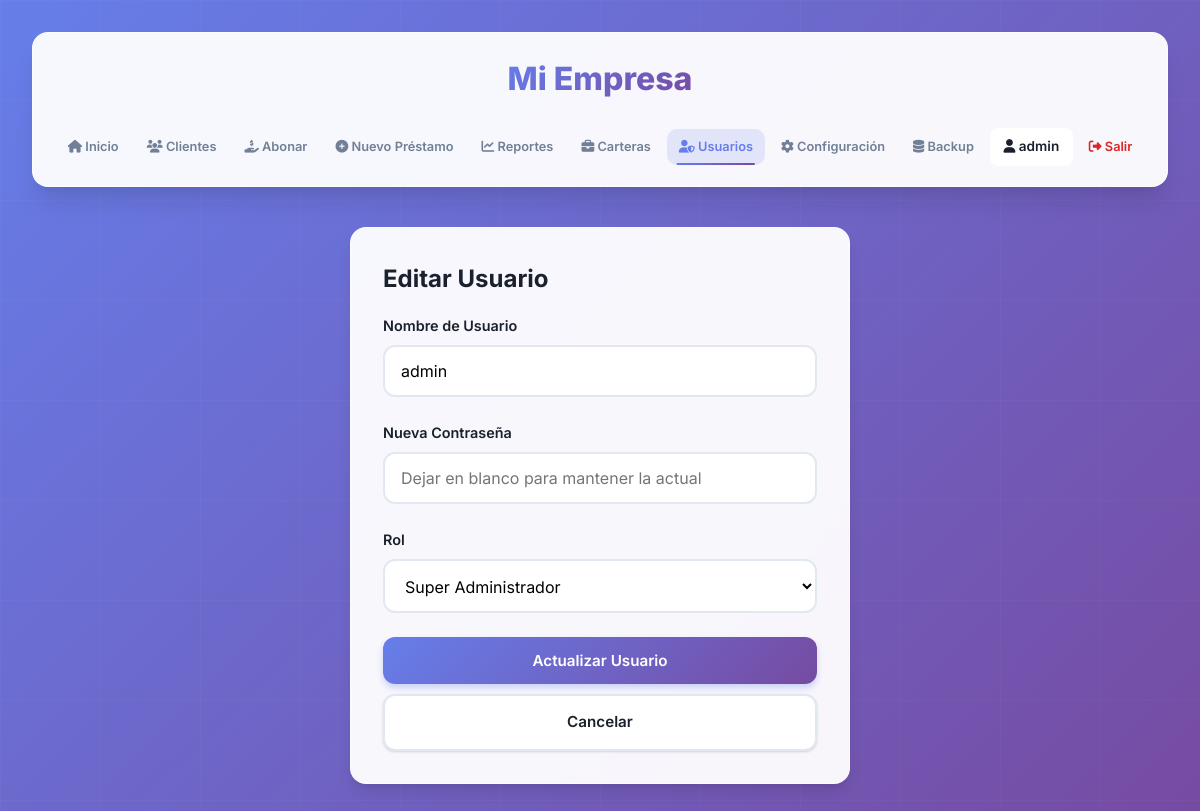
Page /edit_user.php?id=1 (signed in) on the committed database.
### tables this page shows
CREATE TABLE IF NOT EXISTS settings (
    id INT PRIMARY KEY DEFAULT 1,
    company_name VARCHAR(255) DEFAULT 'Mi Empresa',
    currency_symbol VARCHAR(10) DEFAULT '$',
    logo_path VARCHAR(255),
    interest_rate DECIMAL(5, 2) DEFAULT 15.00,
    company_address TEXT,
    company_phone VARCHAR(50),
    receipt_footer TEXT,
    updated_at TIMESTAMP DEFAULT CURRENT_TIMESTAMP ON UPDATE CURRENT_TIMESTAMP
);

CREATE TABLE IF NOT EXISTS users (
    id INT AUTO_INCREMENT PRIMARY KEY,
    username VARCHAR(50) UNIQUE NOT NULL,
    password VARCHAR(255) NOT NULL,
    role ENUM('admin', 'superadmin', 'cobrador') DEFAULT 'admin',
    portfolio_id INT NULL,
    created_at TIMESTAMP DEFAULT CURRENT_TIMESTAMP,
    FOREIGN KEY (portfolio_id) REFERENCES portfolios(id) ON DELETE SET NULL
);

### edit_user.php (the view, shortened to what this page needs)
<?php
require 'db.php';
$stmt_settings = $pdo->query("SELECT * FROM settings WHERE id = 1");
$settings = $stmt_settings->fetch();
$company_name = $settings['company_name'] ?? 'Sistema de Préstamos';
$id = $_GET['id'] ?? 0;
$stmt = $pdo->prepare("SELECT * FROM users WHERE id = ?");
$stmt->execute([$id]);
$user = $stmt->fetch();
?>
<!DOCTYPE html>
<html lang="es">
<head>
    <link rel="stylesheet" href="style.css?v=3.0">
    <link rel="stylesheet" href="mobile.css?v=1.0">
    <link rel="stylesheet" href="https://cdnjs.cloudflare.com/ajax/libs/font-awesome/6.4.0/css/all.min.css">
</head>
<body>
    <div class="container">
        <header style="flex-direction: column; gap: 1.5rem;">
            <div style="display: flex; flex-direction: column; align-items: center; gap: 0.5rem;">
                <h1 style="margin: 0; font-size: 2rem;"><?= htmlspecialchars($company_name) ?></h1>
            </div>
            <nav style="justify-content: center;">
                <a href="index.php"><i class="fas fa-home"></i> Inicio</a>
                <a href="clients.php"><i class="fas fa-users"></i> Clientes</a>
                <a href="active_loans.php"><i class="fas fa-hand-holding-usd"></i> Abonar</a>
                <a href="create_loan.php"><i class="fas fa-plus-circle"></i> Nuevo Préstamo</a>
                <a href="reports.php"><i class="fas fa-chart-line"></i> Reportes</a>
                <a href="portfolios.php"><i class="fas fa-briefcase"></i> Carteras</a>
                <?php if (isset($_SESSION['role']) && $_SESSION['role'] === 'superadmin'): ?>
                    <a href="users.php" class="active"><i class="fas fa-user-shield"></i> Usuarios</a>
                <?php endif; ?>
                <a href="settings.php"><i class="fas fa-cog"></i> Configuración</a>
                <?php if (isset($_SESSION['role']) && $_SESSION['role'] === 'superadmin'): ?>
                    <a href="backup.php"><i class="fas fa-database"></i> Backup</a>
                <?php endif; ?>
                <span
                    style="color: #1a202c; font-weight: 600; font-size: 0.85rem; padding: 0.5rem 0.85rem; background: #fff; border-radius: 8px;">
                    <i class="fas fa-user"></i> <?= htmlspecialchars($_SESSION['username']) ?>
                </span>
                <a href="logout.php" style="color: #dc2626;"><i class="fas fa-sign-out-alt"></i> Salir</a>
            </nav>
        </header>
        <div class="card" style="max-width: 500px; margin: 0 auto;">
            <h2>Editar Usuario</h2>
            <form action="update_user.php" method="POST" style="margin-top: 1rem;">
                <div class="form-group">
                    <label>Nombre de Usuario</label>
                    <input type="text" name="username" value="<?= htmlspecialchars($user['username']) ?>" required>
                </div>
                <div class="form-group">
                    <label>Nueva Contraseña</label>
                    <input type="password" name="password" placeholder="Dejar en blanco para mantener la actual">
                </div>
                <div class="form-group">
                    <label>Rol</label>
                    <select name="role" id="role" required onchange="togglePortfolio()">
                        <option value="superadmin" <?= $user['role'] === 'superadmin' ? 'selected' : '' ?>>Super
                            Administrador</option>
                    </select>
                </div>
                <button type="submit" class="btn" style="width: 100%;">Actualizar Usuario</button>
                <a href="users.php" class="btn btn-secondary"
                    style="display: block; text-align: center; margin-top: 10px;">Cancelar</a>
            </form>
        </div>
    </div>
</body>
</html>

### style.css (style rules this page uses)
:root { --primary: linear-gradient(135deg, #667eea 0%, #764ba2 100%); --primary-solid: #667eea; --primary-dark: #5568d3; --secondary: #f093fb; --bg: #f0f4f8; --surface: #ffffff; --text: #1a202c; --text-light: #718096; --border: #e2e8f0; --success: #48bb78; --success-light: #c6f6d5; --danger: #f56565; --warning: #ed8936; --info: #4299e1; --radius: 16px; --shadow-sm: 0 1px 3px 0 rgba(0, 0, 0, 0.1), 0 1px 2px 0 rgba(0, 0, 0, 0.06); --shadow: 0 10px 15px -3px rgba(0, 0, 0, 0.1), 0 4px 6px -2px rgba(0, 0, 0, 0.05); --shadow-lg: 0 20px 25px -5px rgba(0, 0, 0, 0.1), 0 10px 10px -5px rgba(0, 0, 0, 0.04); }
* { box-sizing: border-box; margin: 0; padding: 0; font-family: 'Inter', system-ui, -apple-system, sans-serif; }
body { background: linear-gradient(135deg, #667eea 0%, #764ba2 100%); background-attachment: fixed; color: var(--text); line-height: 1.6; padding: 2rem; min-height: 100vh; }
body::before { content: ''; position: fixed; top: 0; left: 0; right: 0; bottom: 0; pointer-events: none; z-index: 0; }
.container { max-width: 1400px; margin: 0 auto; position: relative; z-index: 1; }
header { display: flex; justify-content: space-between; align-items: center; margin-bottom: 2.5rem; background: rgba(255, 255, 255, 0.95); backdrop-filter: blur(10px); padding: 1.25rem 2rem; border-radius: var(--radius); box-shadow: var(--shadow-lg); border: 1px solid rgba(255, 255, 255, 0.8); flex-wrap: nowrap; gap: 1.5rem; }
h1 { font-size: 1.75rem; font-weight: 800; background: var(--primary); -webkit-background-clip: text; -webkit-text-fill-color: transparent; background-clip: text; white-space: nowrap; flex-shrink: 0; }
h2 { font-size: 1.5rem; font-weight: 700; color: var(--text); margin-bottom: 1rem; }
nav { display: flex; gap: 0.35rem; align-items: center; flex-wrap: nowrap; overflow-x: auto; scrollbar-width: none; -ms-overflow-style: none; flex-shrink: 1; min-width: 0; }
nav a, nav span { text-decoration: none; color: var(--text-light); padding: 0.5rem 0.85rem; font-weight: 600; font-size: 0.85rem; transition: all 0.3s ease; border-radius: 10px; position: relative; white-space: nowrap; flex-shrink: 0; }
nav a::before { content: ''; position: absolute; bottom: 0; left: 50%; width: 0; height: 2px; background: var(--primary); transition: all 0.3s ease; transform: translateX(-50%); }
nav a:hover::before, nav a.active::before { width: 80%; }
nav a.active { color: var(--primary-solid); background: rgba(102, 126, 234, 0.15); }
.card { background: rgba(255, 255, 255, 0.95); backdrop-filter: blur(10px); border-radius: var(--radius); padding: 2rem; box-shadow: var(--shadow); margin-bottom: 2rem; border: 1px solid rgba(255, 255, 255, 0.8); transition: transform 0.3s ease, box-shadow 0.3s ease; animation: fadeIn 0.5s ease-out; }
.btn { display: inline-block; padding: 0.875rem 1.75rem; background: var(--primary); color: white; text-decoration: none; border-radius: 12px; border: none; font-weight: 600; font-size: 0.95rem; cursor: pointer; transition: all 0.3s ease; box-shadow: 0 4px 6px rgba(102, 126, 234, 0.3); position: relative; overflow: hidden; }
.btn::before { content: ''; position: absolute; top: 50%; left: 50%; width: 0; height: 0; border-radius: 50%; background: rgba(255, 255, 255, 0.3); transform: translate(-50%, -50%); transition: width 0.6s, height 0.6s; }
.btn-secondary { background: white; border: 2px solid var(--border); color: var(--text); box-shadow: var(--shadow-sm); }
.form-group { margin-bottom: 1.5rem; }
label { display: block; margin-bottom: 0.5rem; font-weight: 600; color: var(--text); font-size: 0.9rem; }
input, select, textarea { width: 100%; padding: 0.875rem 1rem; border: 2px solid var(--border); border-radius: 12px; font-size: 1rem; transition: all 0.3s ease; background: white; }
@media (max-width: 1200px) { nav { gap: 0.25rem; } }
@media (max-width: 1200px) { nav a, nav span { padding: 0.5rem 0.75rem; font-size: 0.8rem; } }

### rows in the picture
settings: company_name "Mi Empresa"
users: username "admin", role "Super Administrador"

### other values in the picture
$_SESSION['username'] "admin"
